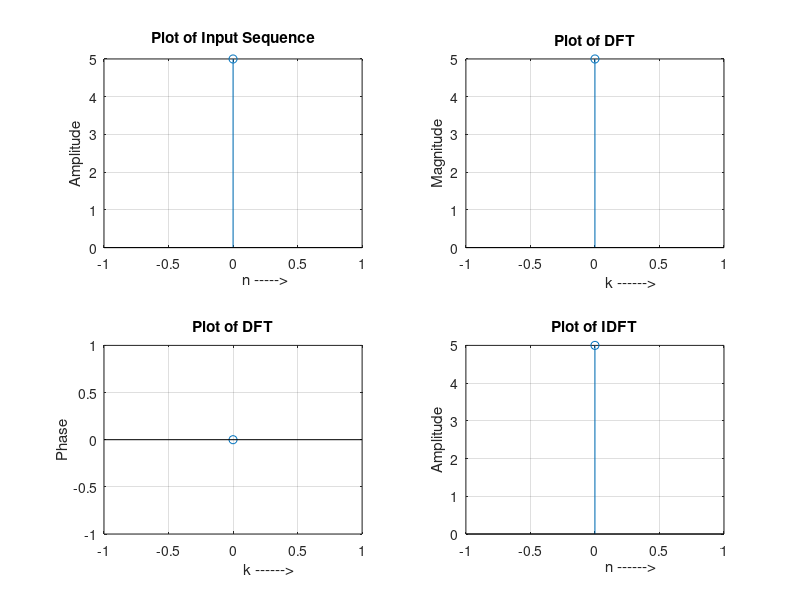

Write MATLAB code to recreate this figure.
clc;
clear all;
xn = input("Enter the values of x(n) ");
ln = length(xn);
x_k = zeros(1,ln);
ix_k = zeros(1,ln);
for k = 0:ln-1
    for n=0:ln-1
        x_k(k+1) = x_k(k+1) + (xn(n+1)*exp((-i)*2*pi*n*k/ln));
    end
end

t = 0:ln-1
subplot(2,2,1);
stem(t,xn);
grid on;
xlabel("                n ----->");
ylabel("Amplitude");
title("Plot of Input Sequence");

subplot(2,2,2);
stem(t,abs(x_k));
grid on;
xlabel("                  k ------>");
ylabel("Magnitude");
title("Plot of DFT");

subplot(2,2,3);
stem(t,angle(x_k));
grid on;
xlabel("                  k ------>");
ylabel("Phase");
title("Plot of DFT");

for n = 0:ln-1
    for k=0:ln-1
        ix_k(n+1) = ix_k(n+1) + (x_k(k+1)*exp((i)*2*pi*n*k/ln));
    end
end
ix_k = ix_k./ln;
subplot(2,2,4);
stem(t,ix_k);
grid on;
xlabel("                  n ------>");
ylabel("Amplitude");
title("Plot of IDFT");